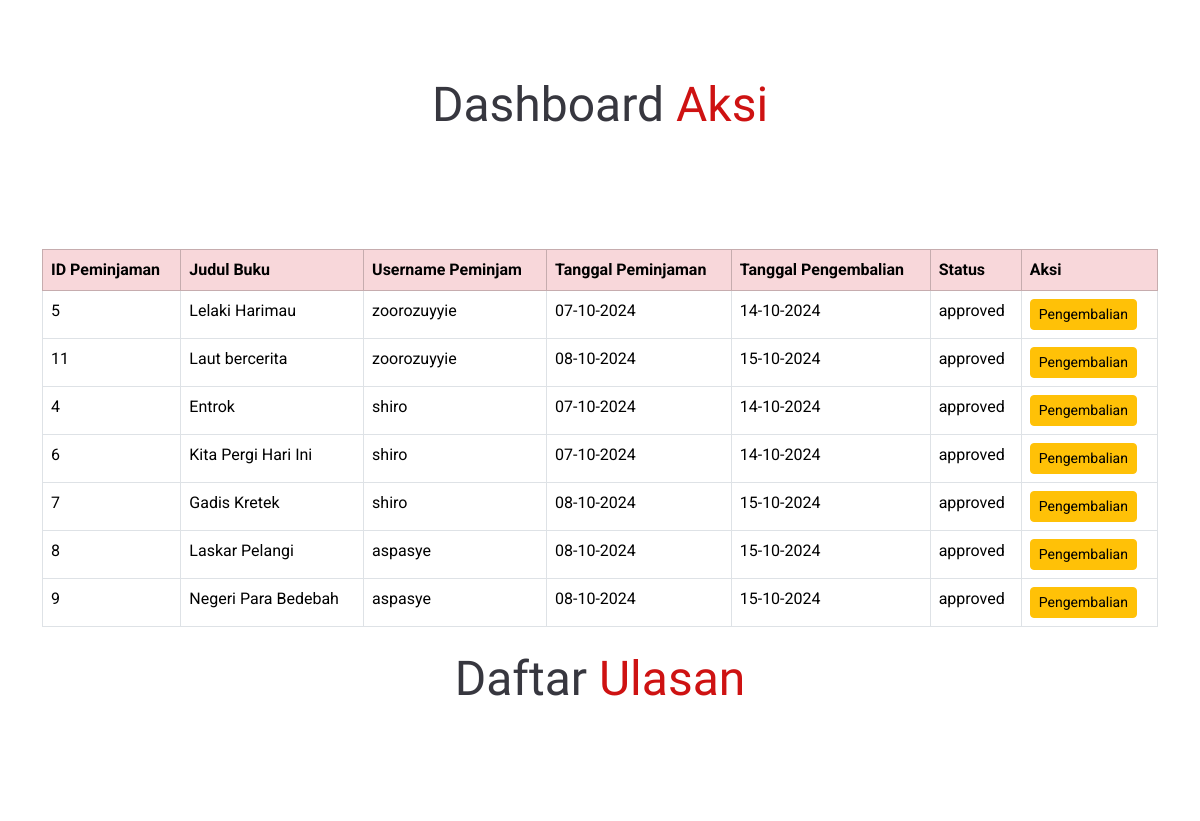
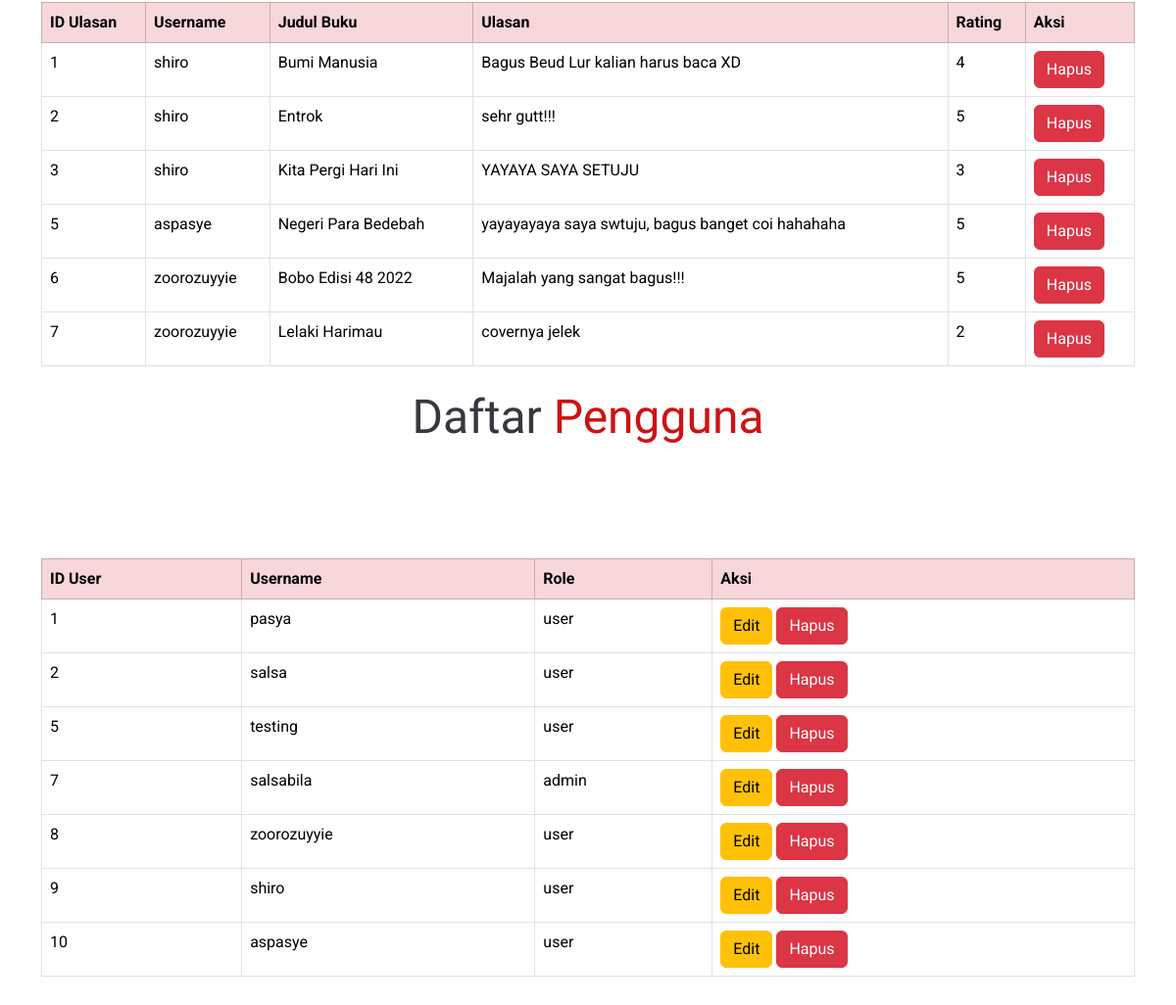
Page /admin.php (signed in, middle part) on the earlier database version (2 pictures, top to bottom).
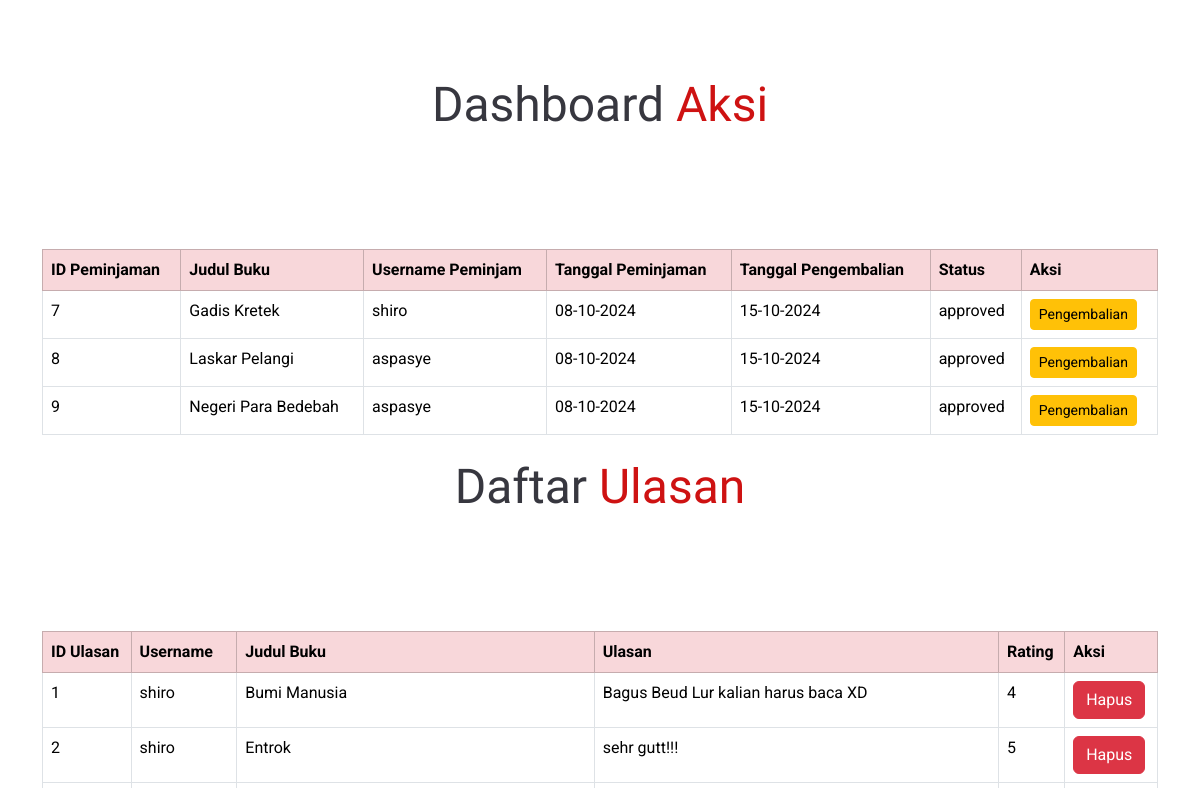
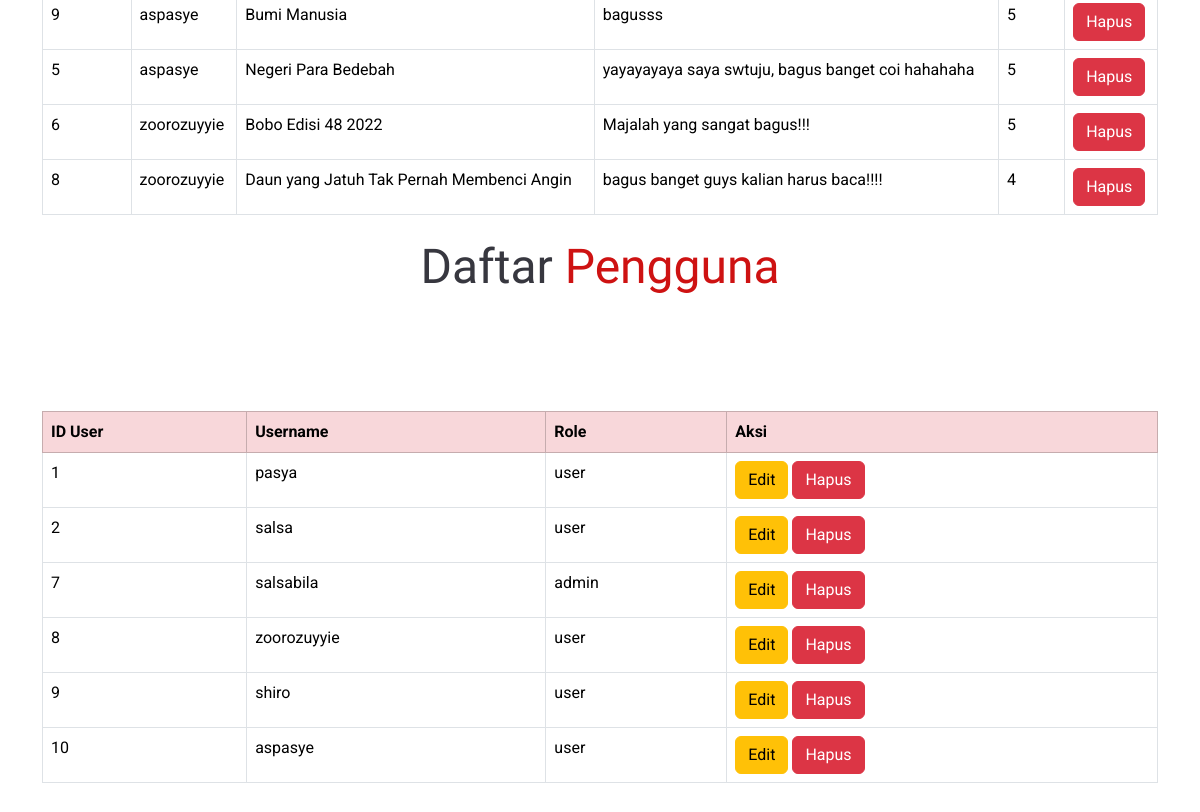
Same page on the later database version (2 pictures, top to bottom).
### tables this page shows
CREATE TABLE IF NOT EXISTS `peminjaman` (
  `id_peminjaman` int NOT NULL AUTO_INCREMENT,
  `id_user` int NOT NULL,
  `id_buku` int NOT NULL,
  `tanggal_peminjaman` date NOT NULL,
  `tanggal_pengembalian` date NOT NULL,
  `status_peminjaman` enum('pending','approved','rejected','returned') NOT NULL DEFAULT 'pending',
  `pdf_access` varchar(255) NOT NULL,
  PRIMARY KEY (`id_peminjaman`),
  KEY `id_user` (`id_user`),
  KEY `id_buku` (`id_buku`)
);

CREATE TABLE IF NOT EXISTS `buku` (
  `id_buku` int NOT NULL AUTO_INCREMENT,
  `judul` varchar(255) NOT NULL,
  `penulis` varchar(255) NOT NULL,
  `penerbit` varchar(255) NOT NULL,
  `tahun_terbit` int NOT NULL,
  `status` enum('tersedia','kosong') NOT NULL,
  `kategori` enum('novel','komik','ensiklopedi','majalah') NOT NULL,
  `img` varchar(100) NOT NULL,
  `file_buku` varchar(255) NOT NULL,
  PRIMARY KEY (`id_buku`)
);

CREATE TABLE IF NOT EXISTS `user` (
  `id_user` int NOT NULL AUTO_INCREMENT,
  `username` varchar(255) NOT NULL,
  `password` varchar(255) NOT NULL,
  `role` enum('user','admin') NOT NULL,
  `email` varchar(255) NOT NULL,
  `nama_lengkap` varchar(255) NOT NULL,
  `alamat` text NOT NULL,
  PRIMARY KEY (`id_user`)
);

CREATE TABLE IF NOT EXISTS `ulasanbuku` (
  `id_ulasan` int NOT NULL AUTO_INCREMENT,
  `id_user` int NOT NULL,
  `id_buku` int NOT NULL,
  `ulasan` text NOT NULL,
  `rating` int NOT NULL,
  PRIMARY KEY (`id_ulasan`),
  KEY `id_user` (`id_user`),
  KEY `id_buku` (`id_buku`)
);

### admin.php (the view, shortened to what the changed rows need)
<!DOCTYPE html>
<html lang="en">
<head>
  <link href="assets/vendor/bootstrap/css/bootstrap.min.css" rel="stylesheet">
  <link href="assets/vendor/bootstrap-icons/bootstrap-icons.css" rel="stylesheet">
  <link href="assets/vendor/aos/aos.css" rel="stylesheet">
  <link href="assets/vendor/glightbox/css/glightbox.min.css" rel="stylesheet">
  <link href="assets/vendor/swiper/swiper-bundle.min.css" rel="stylesheet">
  <link href="assets/css/main.css" rel="stylesheet">
</head>
<body class="index-page">
  <main class="main">
    <section id="dashboard" class="dashboard section">
    <?php
    include 'koneksi.php';
    $query = "SELECT p.id_peminjaman, p.tanggal_peminjaman, p.tanggal_pengembalian, p.status_peminjaman,
                     b.judul, u.username, p.id_buku, u.id_user
              FROM peminjaman p
              JOIN buku b ON p.id_buku = b.id_buku
              JOIN user u ON p.id_user = u.id_user
              WHERE p.status_peminjaman != 'returned'";
    $result = mysqli_query($koneksi, $query);
    mysqli_data_seek($result, 0);
?>
<div class="container mt-5">
    <table class="table table-bordered table-hover">
        <thead class="table-danger">
            <tr>
                <th>ID Peminjaman</th>
                <th>Judul Buku</th>
                <th>Username Peminjam</th>
                <th>Tanggal Peminjaman</th>
                <th>Tanggal Pengembalian</th>
                <th>Status</th>
                <th>Aksi</th>
            </tr>
        </thead>
        <tbody>
            <?php while ($row = mysqli_fetch_assoc($result)) : ?>
                <tr>
                    <td><?= $row['id_peminjaman'] ?></td>
                    <td><?= $row['judul'] ?></td>
                    <td><?= $row['username'] ?></td>
                    <td><?= date('d-m-Y', strtotime($row['tanggal_peminjaman'])) ?></td>
                    <td><?= !empty($row['tanggal_pengembalian']) ? date('d-m-Y', strtotime($row['tanggal_pengembalian'])) : '-' ?></td>
                    <td><?= $row['status_peminjaman'] ?></td>
                    <td>
                        <?php if ($row['status_peminjaman'] == 'pending') : ?>
                            <form method="POST" action="admin.php" style="display:inline;">
                                <input type="hidden" name="id_peminjaman" value="<?= $row['id_peminjaman'] ?>">
                                <input type="hidden" name="id_buku" value="<?= $row['id_buku'] ?>">
                                <input type="hidden" name="id_user" value="<?= $row['id_user'] ?>">
                                <button type="submit" name="action" value="approve" class="btn btn-warning btn-sm">Terima</button>
                                <button type="submit" name="action" value="reject" class="btn btn-danger btn-sm">Tolak</button>
                            </form>
                        <?php elseif ($row['status_peminjaman'] == 'approved') : ?>
                            <form method="POST" action="admin.php" style="display:inline;">
                                <button type="submit" name="action" value="return" class="btn btn-warning btn-sm">Pengembalian</button>
                            </form>
                        <?php endif; ?>
                    </td>
                </tr>
            <?php endwhile; ?>
        </tbody>
    </table>
</div>
<?php
$query = "SELECT ul.id_ulasan, u.username, b.judul, ul.ulasan, ul.rating
          FROM ulasanbuku ul
          JOIN user u ON ul.id_user = u.id_user
          JOIN buku b ON ul.id_buku = b.id_buku";
$result = mysqli_query($koneksi, $query);
?>
<div class="container mt-5">
    <table class="table table-bordered table-hover">
        <thead class="table-danger">
            <tr>
                <th>ID Ulasan</th>
                <th>Username</th>
                <th>Judul Buku</th>
                <th>Ulasan</th>
                <th>Rating</th>
                <th>Aksi</th>
            </tr>
        </thead>
        <tbody>
            <?php
            if (mysqli_num_rows($result) > 0) {
                while ($row = mysqli_fetch_assoc($result)) {
                    echo "<tr>
                            <td>{$row['id_ulasan']}</td>
                            <td>{$row['username']}</td>
                            <td>{$row['judul']}</td>
                            <td>{$row['ulasan']}</td>
                            <td>{$row['rating']}</td>
                            <td>
                                <a href='hapus_ulasan.php?id_ulasan={$row['id_ulasan']}' class='btn btn-danger' onclick='return confirm(\"Apakah Anda yakin ingin menghapus ulasan ini?\");'>Hapus</a>
                            </td>
                          </tr>";
                }
            } else {
                echo "<tr><td colspan='6' class='text-center'>Tidak ada ulasan yang ditemukan.</td></tr>";
            }
            ?>
        </tbody>
    </table>
</div>
<?php
include 'koneksi.php';
$query = "SELECT id_user, username, role FROM user";
$result = mysqli_query($koneksi, $query);
?>
<div class="container mt-5">
    <table class="table table-bordered table-hover">
        <thead class="table-danger">
            <tr>
                <th>ID User</th>
                <th>Username</th>
                <th>Role</th>
                <th>Aksi</th>
            </tr>
        </thead>
        <tbody>
            <?php
            if (mysqli_num_rows($result) > 0) {
                while ($row = mysqli_fetch_assoc($result)) {
                    echo "<tr>
                            <td>{$row['id_user']}</td>
                            <td>{$row['username']}</td>
                            <td>{$row['role']}</td>
                            <td>
                                <a href='edit_user.php?id_user={$row['id_user']}' class='btn btn-warning'>Edit</a>
                                <a href='hapus_user.php?id_user={$row['id_user']}' class='btn btn-danger' onclick='return confirm(\"Apakah Anda yakin ingin menghapus pengguna ini?\");'>Hapus</a>
                            </td>
                          </tr>";
                }
            } else {
                echo "<tr><td colspan='4' class='text-center'>Tidak ada pengguna yang ditemukan.</td></tr>";
            }
            ?>
        </tbody>
    </table>
</div>
    </section>
  </main>
</body>
</html>

Differences in the rows shown:
no longer on this page (row edited): peminjaman: id_peminjaman "5", id_buku.judul "Lelaki Harimau", id_user.username "zoorozuyyie", tanggal_peminjaman "07-10-2024", tanggal_pengembalian "14-10-2024", status_peminjaman "approved"
no longer on this page (row edited): peminjaman: id_peminjaman "11", id_buku.judul "Laut bercerita", id_user.username "zoorozuyyie", tanggal_peminjaman "08-10-2024", tanggal_pengembalian "15-10-2024", status_peminjaman "approved"
no longer on this page (row edited): peminjaman: id_peminjaman "4", id_buku.judul "Entrok", id_user.username "shiro", tanggal_peminjaman "07-10-2024", tanggal_pengembalian "14-10-2024", status_peminjaman "approved"
no longer on this page (row edited): peminjaman: id_peminjaman "6", id_buku.judul "Kita Pergi Hari Ini", id_user.username "shiro", tanggal_peminjaman "07-10-2024", tanggal_pengembalian "14-10-2024", status_peminjaman "approved"
removed ulasanbuku: id_ulasan "3", id_user.username "shiro", id_buku.judul "Kita Pergi Hari Ini", ulasan "YAYAYA SAYA SETUJU", rating "3"
removed ulasanbuku: id_ulasan "7", id_user.username "zoorozuyyie", id_buku.judul "Lelaki Harimau", ulasan "covernya jelek", rating "2"
removed user: id_user "5", username "testing", role "user"
added ulasanbuku: id_ulasan "9", id_user.username "aspasye", id_buku.judul "Bumi Manusia", ulasan "bagusss", rating "5"
added ulasanbuku: id_ulasan "8", id_user.username "zoorozuyyie", id_buku.judul "Daun yang Jatuh Tak Pernah Membenci Angin", ulasan "bagus banget guys kalian harus baca!!!!", rating "4"
